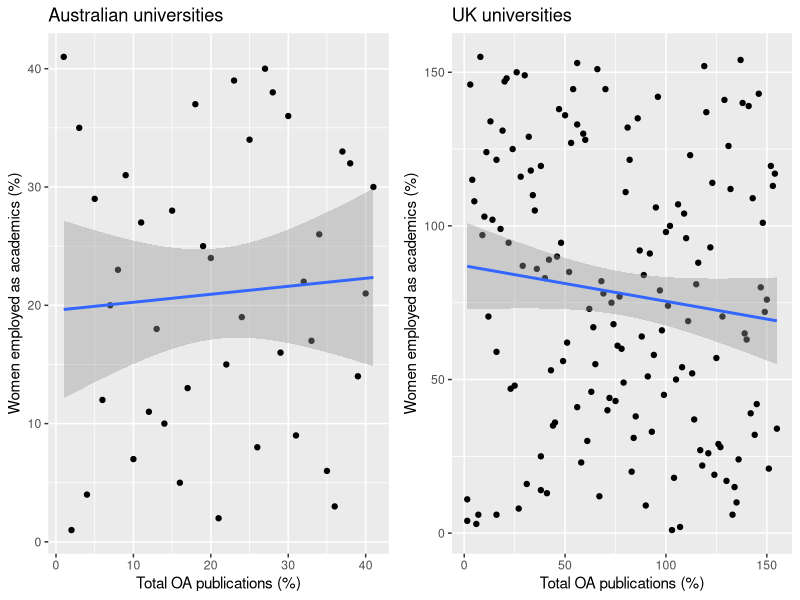
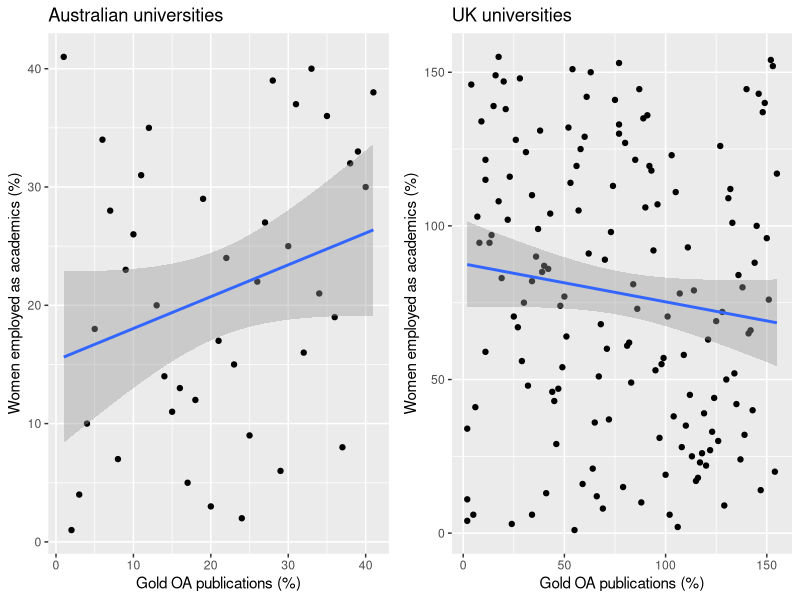
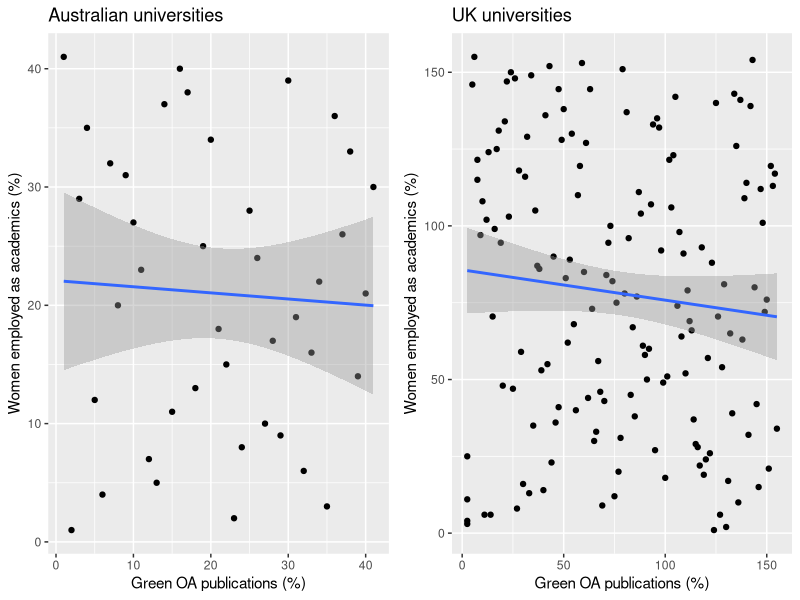
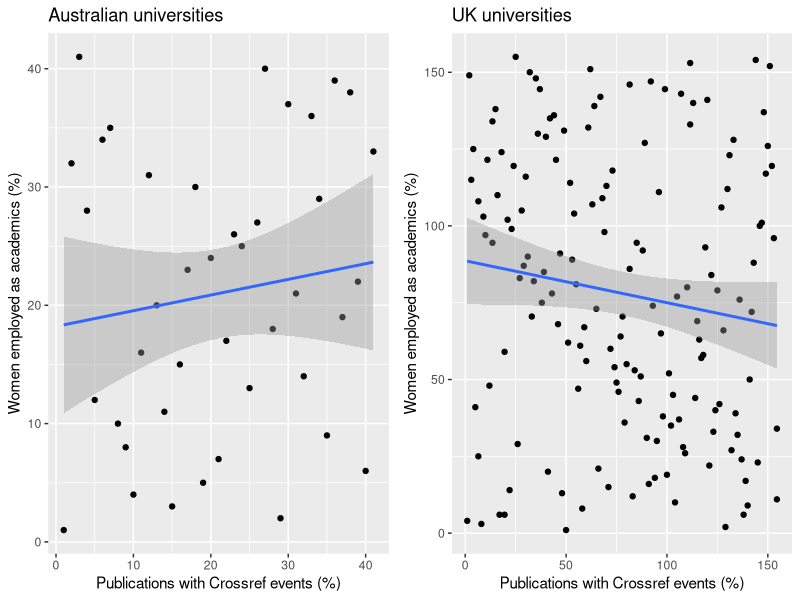
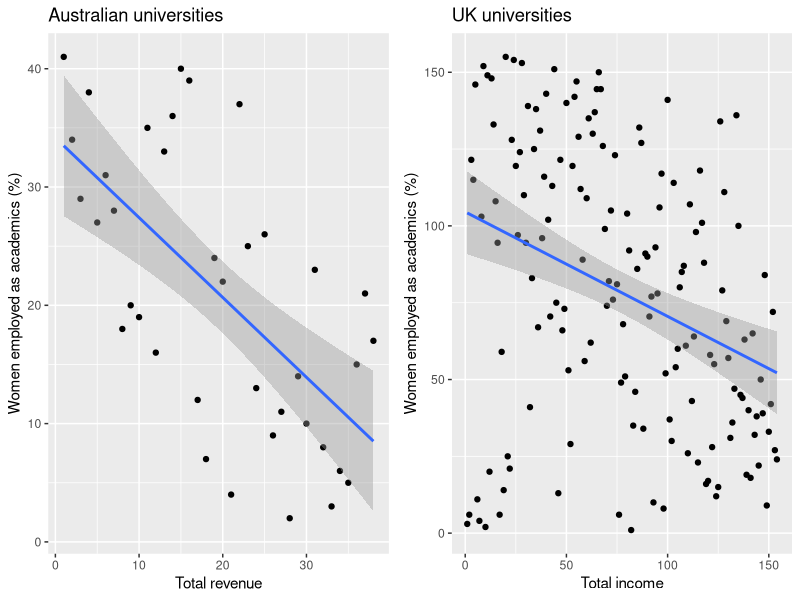
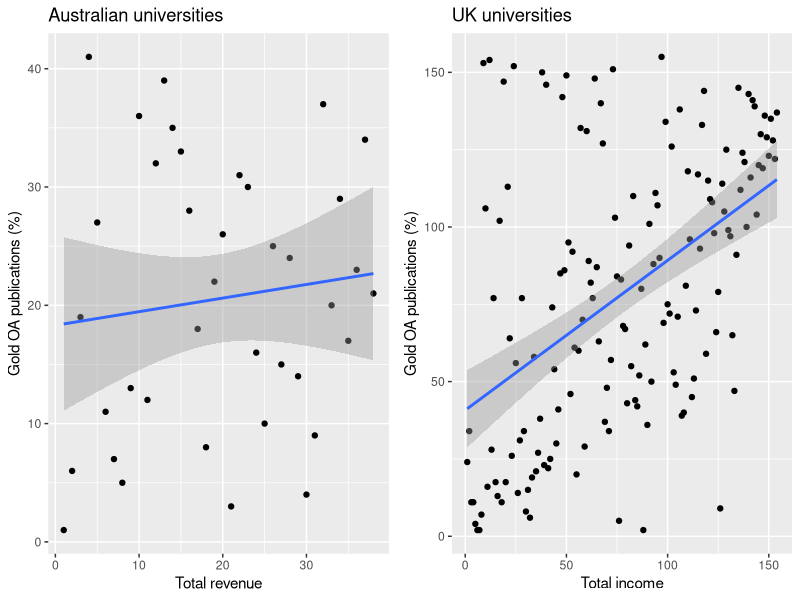
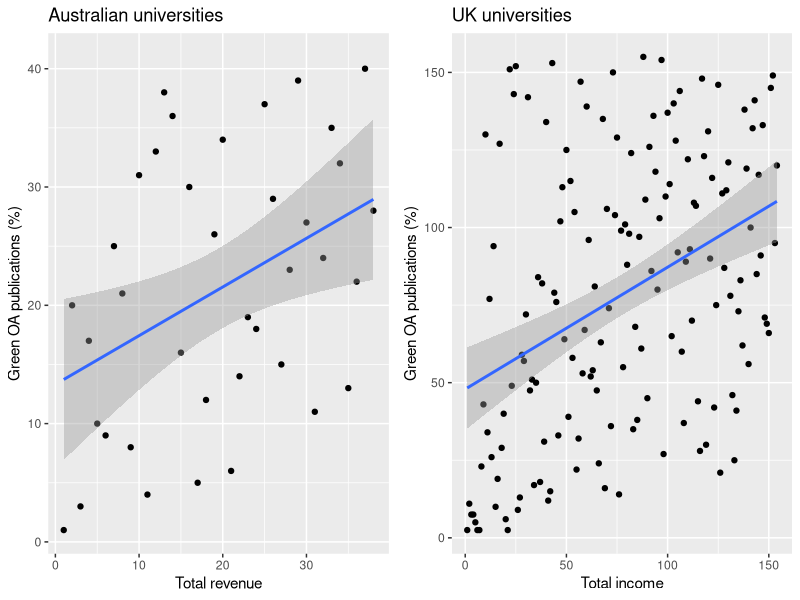
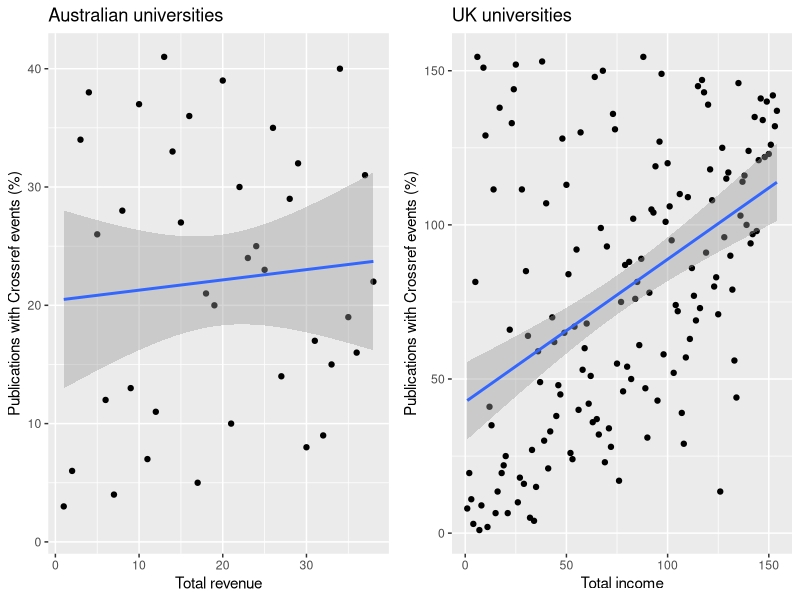

Source code (R) for these figures, in order:
# set working directory as located where this set of codes is currently saved
library(rstudioapi)

setwd(dirname(rstudioapi::getSourceEditorContext()$path))

# import data from csv file and prepare data for analysis
aus.raw = read.csv('au_data_all.csv',sep=",", row.names=1)
uk.raw = read.csv('uk_data_all.csv',sep=",", row.names=1)

# create a matrix of ranks according to each indicator
aus.rank <- as.data.frame(sapply(aus.raw[,c(2:8)], rank, na.last="keep",ties.method="average")) #missing values kept #midrank for ties
rownames(aus.rank) <- rownames(aus.raw[,c(2:8)])
uk.rank <- as.data.frame(sapply(uk.raw[,c(2:8)], rank, na.last="keep",ties.method="average")) #missing values kept #midrank for ties
rownames(uk.rank) <- rownames(uk.raw[,c(2:8)])

library(ggplot2)
library(grid)
p1<-ggplot(aus.rank, aes(x=oa, y=women_acad)) + 
  geom_point(na.rm=TRUE) +
  geom_smooth(method=lm, na.rm=TRUE) +
  xlab("Total OA publications (%)") +
  ylab("Women employed as academics (%)") + 
  ggtitle("Australian universities")
p2<-ggplot(uk.rank, aes(x=oa, y=women_acad)) + 
  geom_point(na.rm=TRUE) +
  geom_smooth(method=lm, na.rm=TRUE) +
  xlab("Total OA publications (%)") +
  ylab("Women employed as academics (%)") + 
  ggtitle("UK universities")
grid.newpage()
grid.draw(cbind(ggplotGrob(p1), ggplotGrob(p2), size = "last"))

p1<-ggplot(aus.rank, aes(x=oa_gold, y=women_acad)) + 
  geom_point(na.rm=TRUE) +
  geom_smooth(method=lm, na.rm=TRUE) +
  xlab("Gold OA publications (%)") +
  ylab("Women employed as academics (%)") + 
  ggtitle("Australian universities")
p2<-ggplot(uk.rank, aes(x=oa_gold, y=women_acad)) + 
  geom_point(na.rm=TRUE) +
  geom_smooth(method=lm, na.rm=TRUE) +
  xlab("Gold OA publications (%)") +
  ylab("Women employed as academics (%)") + 
  ggtitle("UK universities")
grid.newpage()
grid.draw(cbind(ggplotGrob(p1), ggplotGrob(p2), size = "last"))

p1<-ggplot(aus.rank, aes(x=oa_green, y=women_acad)) + 
  geom_point(na.rm=TRUE) +
  geom_smooth(method=lm, na.rm=TRUE) +
  xlab("Green OA publications (%)") +
  ylab("Women employed as academics (%)") + 
  ggtitle("Australian universities")
p2<-ggplot(uk.rank, aes(x=oa_green, y=women_acad)) + 
  geom_point(na.rm=TRUE) +
  geom_smooth(method=lm, na.rm=TRUE) +
  xlab("Green OA publications (%)") +
  ylab("Women employed as academics (%)") + 
  ggtitle("UK universities")
grid.newpage()
grid.draw(cbind(ggplotGrob(p1), ggplotGrob(p2), size = "last"))

p1<-ggplot(aus.rank, aes(x=event_total, y=women_acad)) + 
  geom_point(na.rm=TRUE) +
  geom_smooth(method=lm, na.rm=TRUE) +
  xlab("Publications with Crossref events (%)") +
  ylab("Women employed as academics (%)") + 
  ggtitle("Australian universities")
p2<-ggplot(uk.rank, aes(x=event_total, y=women_acad)) + 
  geom_point(na.rm=TRUE) +
  geom_smooth(method=lm, na.rm=TRUE) +
  xlab("Publications with Crossref events (%)") +
  ylab("Women employed as academics (%)") + 
  ggtitle("UK universities")
grid.newpage()
grid.draw(cbind(ggplotGrob(p1), ggplotGrob(p2), size = "last"))

p1<-ggplot(aus.rank, aes(x=total_rev, y=women_acad)) + 
  geom_point(na.rm=TRUE) +
  geom_smooth(method=lm, na.rm=TRUE) +
  xlab("Total revenue") +
  ylab("Women employed as academics (%)") + 
  ggtitle("Australian universities")
p2<-ggplot(uk.rank, aes(x=total_income, y=women_acad)) + 
  geom_point(na.rm=TRUE) +
  geom_smooth(method=lm, na.rm=TRUE) +
  xlab("Total income") +
  ylab("Women employed as academics (%)") + 
  ggtitle("UK universities")
grid.newpage()
grid.draw(cbind(ggplotGrob(p1), ggplotGrob(p2), size = "last"))

p1<-ggplot(aus.rank, aes(x=total_rev, y=oa_gold)) + 
  geom_point(na.rm=TRUE) +
  geom_smooth(method=lm, na.rm=TRUE) +
  xlab("Total revenue") +
  ylab("Gold OA publications (%)") + 
  ggtitle("Australian universities")
p2<-ggplot(uk.rank, aes(x=total_income, y=oa_gold)) + 
  geom_point(na.rm=TRUE) +
  geom_smooth(method=lm, na.rm=TRUE) +
  xlab("Total income") +
  ylab("Gold OA publications (%)") + 
  ggtitle("UK universities")
grid.newpage()
grid.draw(cbind(ggplotGrob(p1), ggplotGrob(p2), size = "last"))

p1<-ggplot(aus.rank, aes(x=total_rev, y=oa_green)) + 
  geom_point(na.rm=TRUE) +
  geom_smooth(method=lm, na.rm=TRUE) +
  xlab("Total revenue") +
  ylab("Green OA publications (%)") + 
  ggtitle("Australian universities")
p2<-ggplot(uk.rank, aes(x=total_income, y=oa_green)) + 
  geom_point(na.rm=TRUE) +
  geom_smooth(method=lm, na.rm=TRUE) +
  xlab("Total income") +
  ylab("Green OA publications (%)") + 
  ggtitle("UK universities")
grid.newpage()
grid.draw(cbind(ggplotGrob(p1), ggplotGrob(p2), size = "last"))

p1<-ggplot(aus.rank, aes(x=total_rev, y=event_total)) + 
  geom_point(na.rm=TRUE) +
  geom_smooth(method=lm, na.rm=TRUE) +
  xlab("Total revenue") +
  ylab("Publications with Crossref events (%)") + 
  ggtitle("Australian universities")
p2<-ggplot(uk.rank, aes(x=total_income, y=event_total)) + 
  geom_point(na.rm=TRUE) +
  geom_smooth(method=lm, na.rm=TRUE) +
  xlab("Total income") +
  ylab("Publications with Crossref events (%)") + 
  ggtitle("UK universities")
grid.newpage()
grid.draw(cbind(ggplotGrob(p1), ggplotGrob(p2), size = "last"))

p1<-ggplot(aus.rank, aes(x=oa, y=oa_gold)) + 
  geom_point(na.rm=TRUE) +
  geom_smooth(method=lm, na.rm=TRUE) +
  xlab("total OA % (rank)") +
  ylab("gold OA % (rank)") + 
  ggtitle("Australian universities")
p2<-ggplot(uk.rank, aes(x=oa, y=oa_gold)) + 
  geom_point(na.rm=TRUE) +
  geom_smooth(method=lm, na.rm=TRUE) +
  xlab("total OA % (rank)") +
  ylab("gold OA % (rank)") + 
  ggtitle("UK universities")
grid.newpage()
grid.draw(cbind(ggplotGrob(p1), ggplotGrob(p2), size = "last"))

p1<-ggplot(aus.rank, aes(x=oa, y=oa_green)) + 
  geom_point(na.rm=TRUE) +
  geom_smooth(method=lm, na.rm=TRUE) +
  xlab("total OA % (rank)") +
  ylab("green OA % (rank)") + 
  ggtitle("Australian universities")
p2<-ggplot(uk.rank, aes(x=oa, y=oa_green)) + 
  geom_point(na.rm=TRUE) +
  geom_smooth(method=lm, na.rm=TRUE) +
  xlab("total OA % (rank)") +
  ylab("green OA % (rank)") + 
  ggtitle("UK universities")
grid.newpage()
grid.draw(cbind(ggplotGrob(p1), ggplotGrob(p2), size = "last"))

library(Hmisc)
rcorr(as.matrix(aus.raw[,2:8]),type="spearman")$r
rcorr(as.matrix(uk.raw[,2:8]),type="spearman")$r
#library(ppcor)
#pcor(as.matrix(aus.raw[,2:8]), method="spearman")$estimate
#pcor(as.matrix(uk.raw[,2:8]), method="spearman")$estimate
library(psych)
partial.r(as.matrix(aus.raw[,2:8]),use="pairwise",method="spearman")

#plot using uni group as colours
aus.groups = read.csv('au_groupings.csv',sep=",")
aus.rank$id = rownames(aus.rank)
aus.rank = merge(aus.rank,aus.groups,by="id")

p1<-ggplot(aus.rank[aus.rank$grouping!="IHEA",],aes(x=total_rev,y=women_acad,group=grouping))+
  geom_point(aes(color=grouping, shape=grouping),size=3)+
  scale_color_manual(values=c('orange','purple','aquamarine3','blue','black'))+
  scale_shape_manual(values=c(16, 7, 15, 8, 17))+
  xlab("Total revenue")+
  ylab("Women employed as academics (%)")+
  theme(legend.position = "top", legend.title=element_blank())+
  guides(colour=guide_legend(ncol=5,nrow=1,byrow=TRUE))

uk.groups = read.csv('uk_groupings.csv',sep=",")
uk.rank$id = rownames(uk.rank)
uk.rank = merge(uk.rank,uk.groups,by="id")

p2<-ggplot(uk.rank,aes(x=total_income,y=women_acad,group=grouping))+
  geom_point(aes(color=grouping, shape=grouping),size=3)+
  scale_color_manual(values=c('blue','red','aquamarine3','orange','purple','black'))+
  scale_shape_manual(values=c(18, 15, 8, 19, 7, 17))+
  xlab("Total income")+
  ylab("Women employed as academics (%)")+
  theme(legend.position = "top", legend.title=element_blank())+
  guides(colour=guide_legend(ncol=3,nrow=2,byrow=TRUE))

grid.newpage()
grid.draw(cbind(ggplotGrob(p1), ggplotGrob(p2), size = "last"))

#split uk analysis by uni groups

uk.russell = uk.raw[rownames(uk.raw)%in%uk.groups[uk.groups$grouping=="Russell",]$id,]
uk.russell.rank = as.data.frame(sapply(uk.russell[,c(2:8)], rank, na.last="keep",ties.method="average")) #missing values kept #midrank for ties
rownames(uk.russell.rank) <- rownames(uk.russell)

uk.alliance = uk.raw[rownames(uk.raw)%in%uk.groups[uk.groups$grouping=="Alliance",]$id,]
uk.alliance.rank = as.data.frame(sapply(uk.alliance[,c(2:8)], rank, na.last="keep",ties.method="average")) #missing values kept #midrank for ties
rownames(uk.alliance.rank) <- rownames(uk.alliance)

uk.cathedrals = uk.raw[rownames(uk.raw)%in%uk.groups[uk.groups$grouping=="Cathedrals",]$id,]
uk.cathedrals.rank = as.data.frame(sapply(uk.cathedrals[,c(2:8)], rank, na.last="keep",ties.method="average")) #missing values kept #midrank for ties
rownames(uk.cathedrals.rank) <- rownames(uk.cathedrals)

uk.millionplus = uk.raw[rownames(uk.raw)%in%uk.groups[uk.groups$grouping=="Million+",]$id,]
uk.millionplus.rank = as.data.frame(sapply(uk.millionplus[,c(2:8)], rank, na.last="keep",ties.method="average")) #missing values kept #midrank for ties
rownames(uk.millionplus.rank) <- rownames(uk.millionplus)

uk.guildhe = uk.raw[rownames(uk.raw)%in%uk.groups[uk.groups$grouping=="GuildHE",]$id,]
uk.guildhe.rank = as.data.frame(sapply(uk.guildhe[,c(2:8)], rank, na.last="keep",ties.method="average")) #missing values kept #midrank for ties
rownames(uk.guildhe.rank) <- rownames(uk.guildhe)

uk.unaligned = uk.raw[rownames(uk.raw)%in%uk.groups[uk.groups$grouping=="Unaligned",]$id,]
uk.unaligned.rank = as.data.frame(sapply(uk.unaligned[,c(2:8)], rank, na.last="keep",ties.method="average")) #missing values kept #midrank for ties
rownames(uk.unaligned.rank) <- rownames(uk.unaligned)

p1<-ggplot(uk.russell.rank, aes(x=oa_gold, y=women_acad)) + 
  geom_point(na.rm=TRUE) +
  geom_smooth(method=lm, na.rm=TRUE) +
  xlab("gold OA % (rank)") +
  ylab("women academic % (rank)") + 
  ggtitle("Russell universities")
p2<-ggplot(uk.alliance.rank, aes(x=oa_gold, y=women_acad)) + 
  geom_point(na.rm=TRUE) +
  geom_smooth(method=lm, na.rm=TRUE) +
  xlab("gold OA % (rank)") +
  ylab("women academic % (rank)") + 
  ggtitle("Alliance universities")
p3<-ggplot(uk.cathedrals.rank, aes(x=oa_gold, y=women_acad)) + 
  geom_point(na.rm=TRUE) +
  geom_smooth(method=lm, na.rm=TRUE) +
  xlab("gold OA % (rank)") +
  ylab("women academic % (rank)") + 
  ggtitle("Cathedrals universities")
p4<-ggplot(uk.guildhe.rank, aes(x=oa_gold, y=women_acad)) + 
  geom_point(na.rm=TRUE) +
  geom_smooth(method=lm, na.rm=TRUE) +
  xlab("gold OA % (rank)") +
  ylab("women academic % (rank)") + 
  ggtitle("GuildHE universities")
p5<-ggplot(uk.millionplus.rank, aes(x=oa_gold, y=women_acad)) + 
  geom_point(na.rm=TRUE) +
  geom_smooth(method=lm, na.rm=TRUE) +
  xlab("gold OA % (rank)") +
  ylab("women academic % (rank)") + 
  ggtitle("Million+ universities")
p6<-ggplot(uk.unaligned.rank, aes(x=oa_gold, y=women_acad)) + 
  geom_point(na.rm=TRUE) +
  geom_smooth(method=lm, na.rm=TRUE) +
  xlab("gold OA % (rank)") +
  ylab("women academic % (rank)") + 
  ggtitle("Unaligned universities")
grid.newpage()
grid.draw(cbind(ggplotGrob(p1), ggplotGrob(p2), ggplotGrob(p3),
                ggplotGrob(p4), ggplotGrob(p5), ggplotGrob(p6),size = "last"))

p1<-ggplot(uk.russell.rank, aes(x=oa_green, y=women_acad)) + 
  geom_point(na.rm=TRUE) +
  geom_smooth(method=lm, na.rm=TRUE) +
  xlab("green OA % (rank)") +
  ylab("women academic % (rank)") + 
  ggtitle("Russell universities")
p2<-ggplot(uk.alliance.rank, aes(x=oa_green, y=women_acad)) + 
  geom_point(na.rm=TRUE) +
  geom_smooth(method=lm, na.rm=TRUE) +
  xlab("green OA % (rank)") +
  ylab("women academic % (rank)") + 
  ggtitle("Alliance universities")
p3<-ggplot(uk.cathedrals.rank, aes(x=oa_green, y=women_acad)) + 
  geom_point(na.rm=TRUE) +
  geom_smooth(method=lm, na.rm=TRUE) +
  xlab("green OA % (rank)") +
  ylab("women academic % (rank)") + 
  ggtitle("Cathedrals universities")
p4<-ggplot(uk.guildhe.rank, aes(x=oa_green, y=women_acad)) + 
  geom_point(na.rm=TRUE) +
  geom_smooth(method=lm, na.rm=TRUE) +
  xlab("green OA % (rank)") +
  ylab("women academic % (rank)") + 
  ggtitle("GuildHE universities")
p5<-ggplot(uk.millionplus.rank, aes(x=oa_green, y=women_acad)) + 
  geom_point(na.rm=TRUE) +
  geom_smooth(method=lm, na.rm=TRUE) +
  xlab("green OA % (rank)") +
  ylab("women academic % (rank)") + 
  ggtitle("Million+ universities")
p6<-ggplot(uk.unaligned.rank, aes(x=oa_green, y=women_acad)) + 
  geom_point(na.rm=TRUE) +
  geom_smooth(method=lm, na.rm=TRUE) +
  xlab("green OA % (rank)") +
  ylab("women academic % (rank)") + 
  ggtitle("Unaligned universities")
grid.newpage()
grid.draw(cbind(ggplotGrob(p1), ggplotGrob(p2), ggplotGrob(p3),
                ggplotGrob(p4), ggplotGrob(p5), ggplotGrob(p6),size = "last"))

p1<-ggplot(uk.russell.rank, aes(x=event_total, y=women_acad)) + 
  geom_point(na.rm=TRUE) +
  geom_smooth(method=lm, na.rm=TRUE) +
  xlab("event total % (rank)") +
  ylab("women academic % (rank)") + 
  ggtitle("Russell universities")
p2<-ggplot(uk.alliance.rank, aes(x=event_total, y=women_acad)) + 
  geom_point(na.rm=TRUE) +
  geom_smooth(method=lm, na.rm=TRUE) +
  xlab("event total % (rank)") +
  ylab("women academic % (rank)") + 
  ggtitle("Alliance universities")
p3<-ggplot(uk.cathedrals.rank, aes(x=event_total, y=women_acad)) + 
  geom_point(na.rm=TRUE) +
  geom_smooth(method=lm, na.rm=TRUE) +
  xlab("event total % (rank)") +
  ylab("women academic % (rank)") + 
  ggtitle("Cathedrals universities")
p4<-ggplot(uk.guildhe.rank, aes(x=event_total, y=women_acad)) + 
  geom_point(na.rm=TRUE) +
  geom_smooth(method=lm, na.rm=TRUE) +
  xlab("event total % (rank)") +
  ylab("women academic % (rank)") + 
  ggtitle("GuildHE universities")
p5<-ggplot(uk.millionplus.rank, aes(x=event_total, y=women_acad)) + 
  geom_point(na.rm=TRUE) +
  geom_smooth(method=lm, na.rm=TRUE) +
  xlab("event total % (rank)") +
  ylab("women academic % (rank)") + 
  ggtitle("Million+ universities")
p6<-ggplot(uk.unaligned.rank, aes(x=event_total, y=women_acad)) + 
  geom_point(na.rm=TRUE) +
  geom_smooth(method=lm, na.rm=TRUE) +
  xlab("event total % (rank)") +
  ylab("women academic % (rank)") + 
  ggtitle("Unaligned universities")
grid.newpage()
grid.draw(cbind(ggplotGrob(p1), ggplotGrob(p2), ggplotGrob(p3),
                ggplotGrob(p4), ggplotGrob(p5), ggplotGrob(p6),size = "last"))


p1<-ggplot(uk.russell.rank, aes(x=total_income, y=women_acad)) + 
  geom_point(na.rm=TRUE) +
  geom_smooth(method=lm, na.rm=TRUE) +
  xlab("total income (rank)") +
  ylab("women academic % (rank)") + 
  ggtitle("Russell universities")
p2<-ggplot(uk.alliance.rank, aes(x=total_income, y=women_acad)) + 
  geom_point(na.rm=TRUE) +
  geom_smooth(method=lm, na.rm=TRUE) +
  xlab("total income (rank)") +
  ylab("women academic % (rank)") + 
  ggtitle("Alliance universities")
p3<-ggplot(uk.cathedrals.rank, aes(x=total_income, y=women_acad)) + 
  geom_point(na.rm=TRUE) +
  geom_smooth(method=lm, na.rm=TRUE) +
  xlab("total income (rank)") +
  ylab("women academic % (rank)") + 
  ggtitle("Cathedrals universities")
p4<-ggplot(uk.guildhe.rank, aes(x=total_income, y=women_acad)) + 
  geom_point(na.rm=TRUE) +
  geom_smooth(method=lm, na.rm=TRUE) +
  xlab("total income (rank)") +
  ylab("women academic % (rank)") + 
  ggtitle("GuildHE universities")
p5<-ggplot(uk.millionplus.rank, aes(x=total_income, y=women_acad)) + 
  geom_point(na.rm=TRUE) +
  geom_smooth(method=lm, na.rm=TRUE) +
  xlab("total income (rank)") +
  ylab("women academic % (rank)") + 
  ggtitle("Million+ universities")
p6<-ggplot(uk.unaligned.rank, aes(x=total_income, y=women_acad)) + 
  geom_point(na.rm=TRUE) +
  geom_smooth(method=lm, na.rm=TRUE) +
  xlab("total income (rank)") +
  ylab("women academic % (rank)") + 
  ggtitle("Unaligned universities")
grid.newpage()
grid.draw(cbind(ggplotGrob(p1), ggplotGrob(p2), ggplotGrob(p3),
                ggplotGrob(p4), ggplotGrob(p5), ggplotGrob(p6),size = "last"))
